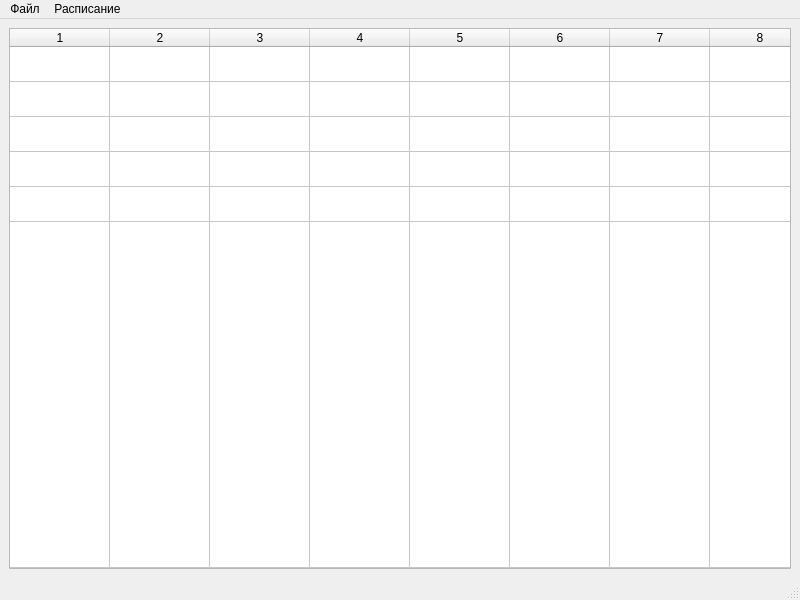
<?xml version="1.0" encoding="UTF-8"?>
<ui version="4.0">
 <class>StankinScheduleEditor2</class>
 <widget class="QMainWindow" name="StankinScheduleEditor2">
  <property name="geometry">
   <rect>
    <x>0</x>
    <y>0</y>
    <width>800</width>
    <height>600</height>
   </rect>
  </property>
  <property name="minimumSize">
   <size>
    <width>800</width>
    <height>600</height>
   </size>
  </property>
  <property name="windowTitle">
   <string>StankinScheduleEditor2</string>
  </property>
  <widget class="QWidget" name="centralwidget">
   <layout class="QHBoxLayout" name="horizontalLayout">
    <item>
     <widget class="QTableWidget" name="table">
      <property name="sizePolicy">
       <sizepolicy hsizetype="MinimumExpanding" vsizetype="MinimumExpanding">
        <horstretch>0</horstretch>
        <verstretch>0</verstretch>
       </sizepolicy>
      </property>
      <property name="focusPolicy">
       <enum>Qt::ClickFocus</enum>
      </property>
      <property name="verticalScrollBarPolicy">
       <enum>Qt::ScrollBarAlwaysOff</enum>
      </property>
      <property name="horizontalScrollBarPolicy">
       <enum>Qt::ScrollBarAlwaysOff</enum>
      </property>
      <property name="editTriggers">
       <set>QAbstractItemView::NoEditTriggers</set>
      </property>
      <property name="selectionMode">
       <enum>QAbstractItemView::SingleSelection</enum>
      </property>
      <property name="gridStyle">
       <enum>Qt::SolidLine</enum>
      </property>
      <property name="cornerButtonEnabled">
       <bool>false</bool>
      </property>
      <property name="rowCount">
       <number>6</number>
      </property>
      <property name="columnCount">
       <number>8</number>
      </property>
      <attribute name="horizontalHeaderCascadingSectionResizes">
       <bool>false</bool>
      </attribute>
      <attribute name="horizontalHeaderShowSortIndicator" stdset="0">
       <bool>false</bool>
      </attribute>
      <attribute name="horizontalHeaderStretchLastSection">
       <bool>true</bool>
      </attribute>
      <attribute name="verticalHeaderVisible">
       <bool>false</bool>
      </attribute>
      <attribute name="verticalHeaderCascadingSectionResizes">
       <bool>false</bool>
      </attribute>
      <attribute name="verticalHeaderMinimumSectionSize">
       <number>35</number>
      </attribute>
      <attribute name="verticalHeaderStretchLastSection">
       <bool>true</bool>
      </attribute>
      <row/>
      <row/>
      <row/>
      <row/>
      <row/>
      <row/>
      <column/>
      <column/>
      <column/>
      <column/>
      <column/>
      <column/>
      <column/>
      <column/>
     </widget>
    </item>
   </layout>
  </widget>
  <widget class="QMenuBar" name="menubar">
   <property name="geometry">
    <rect>
     <x>0</x>
     <y>0</y>
     <width>800</width>
     <height>20</height>
    </rect>
   </property>
   <widget class="QMenu" name="menuFile">
    <property name="title">
     <string>Файл</string>
    </property>
    <addaction name="actionCreate"/>
    <addaction name="actionOpen"/>
    <addaction name="actionSave"/>
    <addaction name="actionSaveAs"/>
    <addaction name="separator"/>
    <addaction name="actionExit"/>
   </widget>
   <widget class="QMenu" name="menuSchedule">
    <property name="title">
     <string>Расписание</string>
    </property>
    <addaction name="actionImport"/>
    <addaction name="actionExport"/>
   </widget>
   <addaction name="menuFile"/>
   <addaction name="menuSchedule"/>
  </widget>
  <widget class="QStatusBar" name="statusBar"/>
  <action name="actionCreate">
   <property name="text">
    <string>Создать</string>
   </property>
   <property name="shortcut">
    <string>Ctrl+N</string>
   </property>
  </action>
  <action name="actionOpen">
   <property name="text">
    <string>Открыть</string>
   </property>
   <property name="shortcut">
    <string>Ctrl+O</string>
   </property>
  </action>
  <action name="actionSave">
   <property name="text">
    <string>Сохранить</string>
   </property>
   <property name="shortcut">
    <string>Ctrl+S</string>
   </property>
  </action>
  <action name="actionSaveAs">
   <property name="text">
    <string>Сохранить как...</string>
   </property>
  </action>
  <action name="actionExit">
   <property name="text">
    <string>Выйти</string>
   </property>
   <property name="shortcut">
    <string>Ctrl+Q</string>
   </property>
  </action>
  <action name="actionImport">
   <property name="text">
    <string>Импорт</string>
   </property>
   <property name="shortcut">
    <string>Ctrl+R</string>
   </property>
  </action>
  <action name="actionExport">
   <property name="text">
    <string>Экспорт</string>
   </property>
   <property name="shortcut">
    <string>Ctrl+E</string>
   </property>
  </action>
 </widget>
 <resources/>
 <connections/>
</ui>
